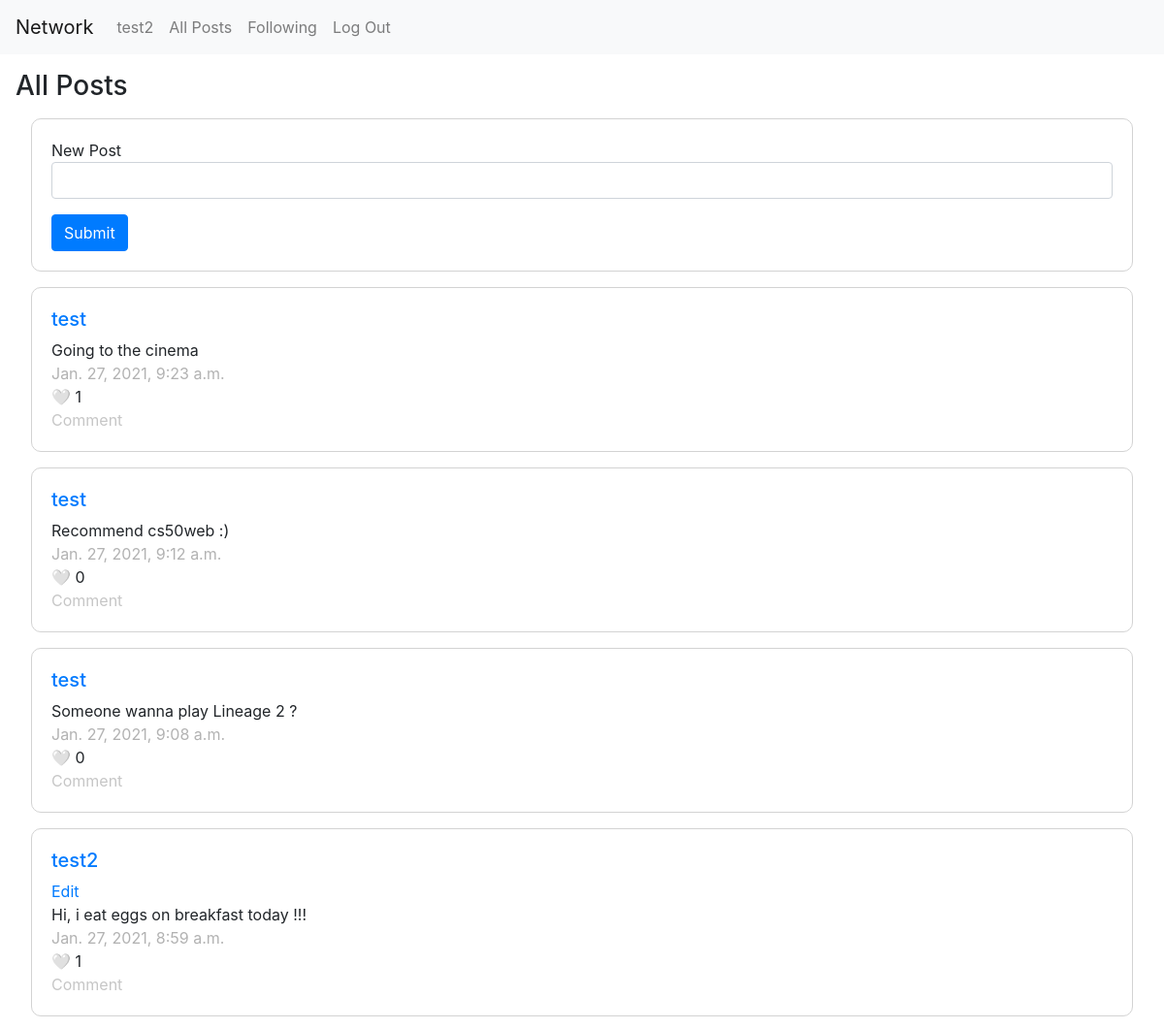
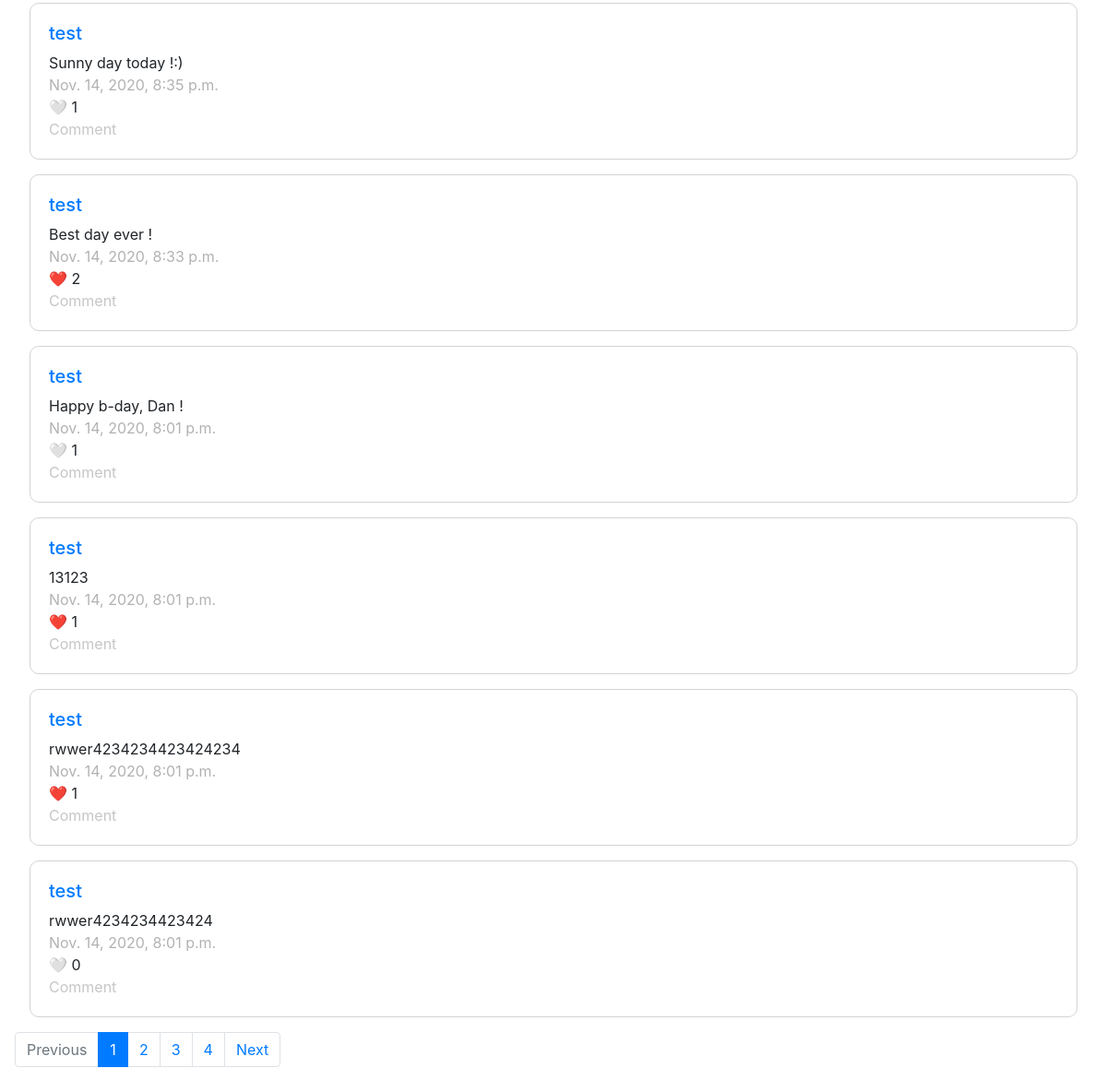
The app's page / (signed in) with its own data (2 pictures, top to bottom).
### network/models.py (models this page shows, shortened)
class User(AbstractUser):
    pass

class Post(models.Model):
    user = models.ForeignKey("User", on_delete=models.CASCADE, related_name="user")
    text = models.CharField(max_length=255)
    likes = models.ManyToManyField('User', blank=True, related_name='likes')
    timestamp = models.DateTimeField(auto_now_add=True)

### network/views.py (the view)
# urls.py: path("", views.index, name="index"),
def index(request):
    posts = post_paginator(request, all)
    return render(request, 'network/index.html', { 'posts': posts })

### network/views.py (called while the page is built)
def post_paginator(request, username):
    if User.objects.filter(username=username).exists():
        user = User.objects.get(username=username)
        posts = Post.objects.filter(user=user)
    else:
        posts = Post.objects.all()
    posts = posts.order_by("-timestamp")
    page = request.GET.get('page', 1)
    paginator = Paginator(posts, 10)
    try:
        posts = paginator.page(page)
    except PageNotAnInteger:
        posts = paginator.page(1)
    except EmptyPage:
        posts = paginator.page(paginator.num_pages)
    return posts

### network/templates/network/index.html (shortened to what this page needs)
{% extends "network/layout.html" %}
{% load static %}
{% block body %}
    <div>
        <h3>All Posts</h3>
        <form class='card-body' method="post">
            <div class="form-group">
                New Post
                <input id='post-text' class='form-control'>
            </div>
            <input onclick='create_post()' type="submit" class="btn btn-primary">
        </form>
    </div>
    {% for post in posts %}
    <div id='{{post.id}}' class="card-body post">
        <h5><a href="/profile/{{post.user}}">{{post.user}}</a></h5>
        {% if post.user|stringformat:"s" == user.username|stringformat:"s" %}
          <a href=# class='edit'>Edit</a>
        {% endif %}
        <span id='edit_text' style="display: block">{{post.text}}</span>
        <span style='color:#b2b2b2'>{{post.timestamp}}</span>
        {% if request.user in post.likes.all %}
        	<div class='like'>❤️ {{post.likes.all.count}}</div>
        {% else %}
          <div class='like'>🤍 {{post.likes.all.count}}</div>
        {% endif %}
        <a style='color:#c6c6c6'>Comment</a>
    </div>
    {% endfor %}
{% if posts.has_other_pages %}
  <ul class="pagination">
    {% if posts.has_previous %}
      <li class="page-item"><a class="page-link" href="?page={{ posts.previous_page_number }}">Previous</a></li>
    {% else %}
      <li class="page-item disabled">
        <span class="page-link" href="#" tabindex="-1" aria-disabled="true">Previous</span>
      </li>
    {% endif %}
    {% for i in posts.paginator.page_range %}
      {% if posts.number == i %}
        <li class="page-item active" aria-current="page">
        <a class="page-link" href="#">{{ i }} <span class="sr-only">(current)</span></a>
      {% else %}
        <li class="page-item"><a class="page-link" href="?page={{ i }}">{{ i }}</a></li>
      {% endif %}
    {% endfor %}
    {% if posts.has_next %}
      <li class="page-item"><a class="page-link" href="?page={{ posts.next_page_number }}">Next</a></li>
    {% else %}
      <li class="page-item disabled">
        <span class="page-link" href="#" tabindex="-1" aria-disabled="true">Next</span>
      </li>
    {% endif %}
  </ul>
{% endif %}
{% endblock %}

### network/templates/network/layout.html (shortened to what this page needs)
{% load static %}
<!DOCTYPE html>
<html lang="en">
    <head>
        <link rel="stylesheet" href="https://stackpath.bootstrapcdn.com/bootstrap/4.4.1/css/bootstrap.min.css">
        <link href="{% static 'network/styles.css' %}" rel="stylesheet">
    </head>
    <body>
        <nav class="navbar navbar-expand-lg navbar-light bg-light">
            <a class="navbar-brand" href="#">Network</a>
            <div>
              <ul class="navbar-nav mr-auto">
                {% if user.is_authenticated %}
                    <li class="nav-item">
                        <a class="nav-link" id='user-posts' href="{% url 'profile' profile=user.username %}">{{ user.username }}</a>
                    </li>
                {% endif %}
                <li class="nav-item">
                  <a class="nav-link" id='all-posts' href="{% url 'posts' postbox='all' %}">All Posts</a>
                </li>
                {% if user.is_authenticated %}
                    <li class="nav-item">
                        <a class="nav-link" href="{% url 'follow' %}">Following</a>
                    </li>
                    <li class="nav-item">
                        <a class="nav-link" href="{% url 'logout' %}">Log Out</a>
                    </li>
                {% endif %}
              </ul>
            </div>
          </nav>
        <div class="body" style='padding: 1em'>
            {% block body %}
            {% endblock %}
        </div>
    </body>
</html>

### network/static/network/styles.css (style rules this page uses)
.card-body { margin: 1em; border: 1px solid lightgray; border-radius: 10px; }
.post { display: flex; flex-direction: column; }

### records on screen
User: username "test2"
Post: user "test", text "Going to the cinema", timestamp "Jan. 27, 2021, 9:23 a.m.", likes.all.count "1"
Post: user "test", text "Recommend cs50web :)", timestamp "Jan. 27, 2021, 9:12 a.m.", likes.all.count "0"
Post: user "test", text "Someone wanna play Lineage 2 ?", timestamp "Jan. 27, 2021, 9:08 a.m.", likes.all.count "0"
Post: user "test2", shows "Edit", text "Hi, i eat eggs on breakfast today !!!", timestamp "Jan. 27, 2021, 8:59 a.m.", likes.all.count "1"
Post: user "test", text "Sunny day today !:)", timestamp "Nov. 14, 2020, 8:35 p.m.", likes.all.count "1"
Post: user "test", text "Best day ever !", timestamp "Nov. 14, 2020, 8:33 p.m.", likes.all.count "2"
Post: user "test", text "Happy b-day, Dan !", timestamp "Nov. 14, 2020, 8:01 p.m.", likes.all.count "1"
Post: user "test", text "13123", timestamp "Nov. 14, 2020, 8:01 p.m.", likes.all.count "1"
Post: user "test", text "rwwer4234234423424234", timestamp "Nov. 14, 2020, 8:01 p.m.", likes.all.count "1"
Post: user "test", text "rwwer4234234423424", timestamp "Nov. 14, 2020, 8:01 p.m.", likes.all.count "0"

### other values on screen
{{ i }} "1"
{{ i }} "2" "3" "4"
